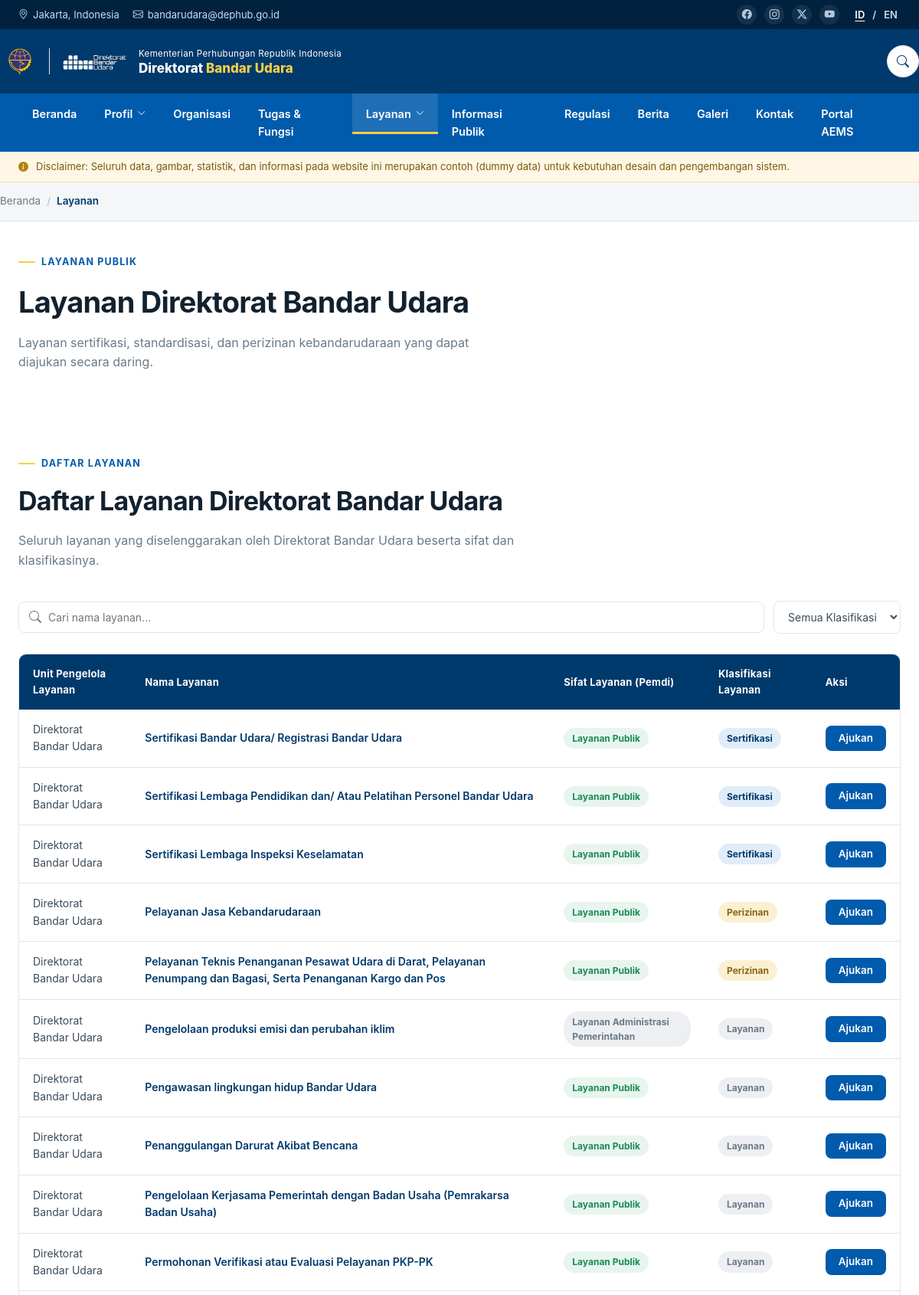
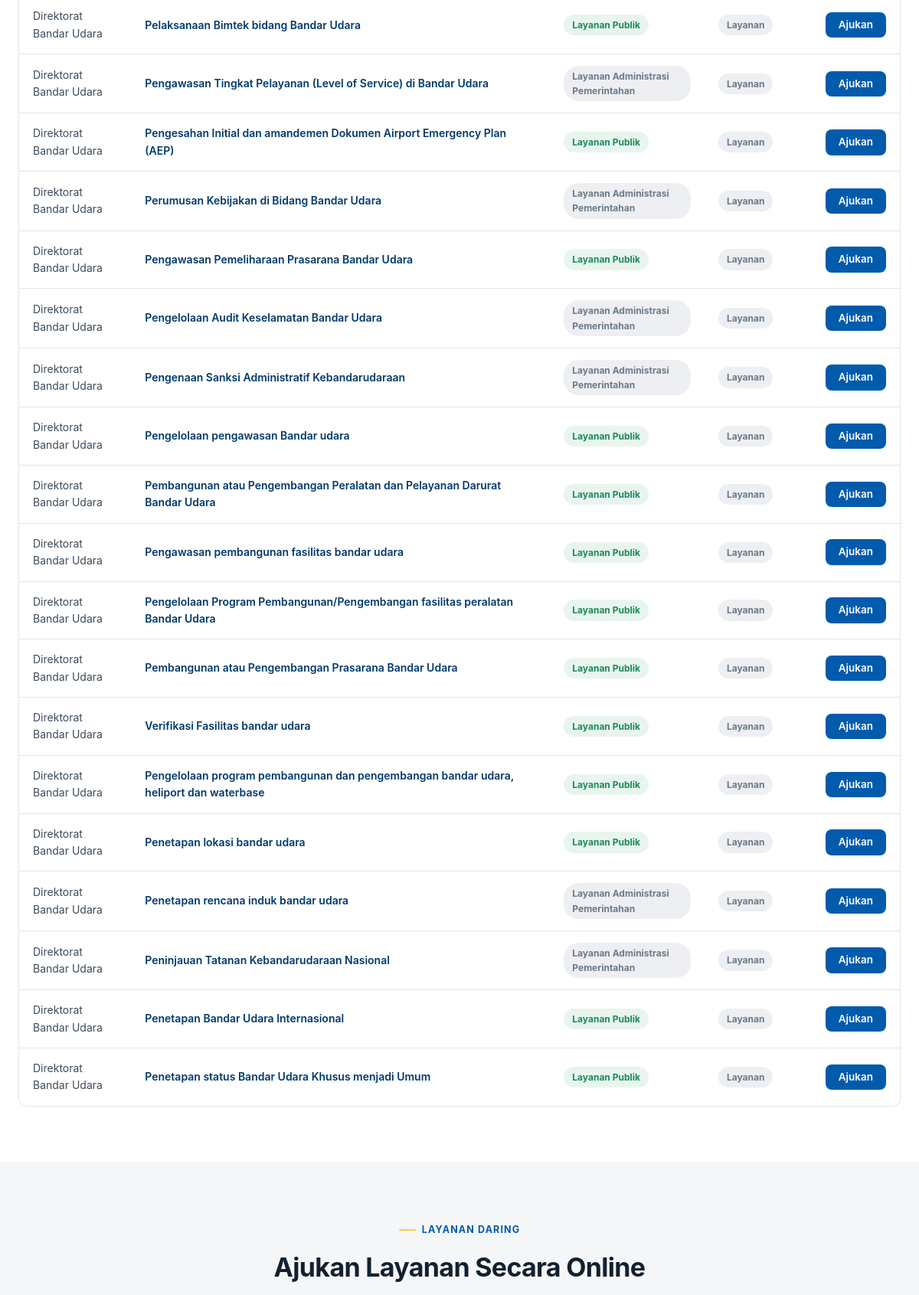
The app's page /frontend/pages/layanan.php (upper part) with its own data (2 pictures, top to bottom).
### tables this page shows
CREATE TABLE `menu_items` (
  `id` INT UNSIGNED AUTO_INCREMENT PRIMARY KEY,
  `location` ENUM('navbar','footer_quick','footer_service','social') NOT NULL DEFAULT 'navbar',
  `parent_id` INT UNSIGNED NULL,
  `label` VARCHAR(120) NOT NULL,
  `url` VARCHAR(255) NOT NULL DEFAULT '#',
  `icon` VARCHAR(80) NULL,
  `match_pages` VARCHAR(255) NULL,
  `is_external` TINYINT(1) NOT NULL DEFAULT 0,
  `sort` INT NOT NULL DEFAULT 0,
  `is_active` TINYINT(1) NOT NULL DEFAULT 1,
  KEY `idx_menu_loc` (`location`,`parent_id`,`sort`)
);

CREATE TABLE `page_meta` (
  `id` INT UNSIGNED AUTO_INCREMENT PRIMARY KEY,
  `page_key` VARCHAR(60) NOT NULL UNIQUE,
  `page_label` VARCHAR(120) NOT NULL,
  `meta_title` VARCHAR(200) NULL,
  `meta_description` VARCHAR(255) NULL,
  `eyebrow` VARCHAR(160) NULL,
  `heading` VARCHAR(200) NULL,
  `subtitle` TEXT NULL,
  `breadcrumb` VARCHAR(120) NULL
);

CREATE TABLE `sections` (
  `id` INT UNSIGNED AUTO_INCREMENT PRIMARY KEY,
  `page` VARCHAR(60) NOT NULL,
  `section_key` VARCHAR(80) NOT NULL,
  `label` VARCHAR(160) NOT NULL,
  `eyebrow` VARCHAR(160) NULL,
  `title` VARCHAR(255) NULL,
  `subtitle` TEXT NULL,
  `body` TEXT NULL,
  `is_active` TINYINT(1) NOT NULL DEFAULT 1,
  `sort` INT NOT NULL DEFAULT 0,
  UNIQUE KEY `uq_section` (`page`,`section_key`)
);

CREATE TABLE `services` (
  `id` INT UNSIGNED AUTO_INCREMENT PRIMARY KEY,
  `slug` VARCHAR(180) NOT NULL UNIQUE,
  `unit_pengelola` VARCHAR(160) NOT NULL DEFAULT 'Direktorat Bandar Udara',
  `name` VARCHAR(255) NOT NULL,
  `category` VARCHAR(40) NOT NULL DEFAULT 'layanan',
  `sifat` VARCHAR(120) NULL,
  `sifat_badge` VARCHAR(30) NOT NULL DEFAULT 'badge-success',
  `klasifikasi` VARCHAR(80) NULL,
  `klasifikasi_badge` VARCHAR(30) NOT NULL DEFAULT 'badge-gray',
  `icon` VARCHAR(80) NULL,
  `chip_label` VARCHAR(120) NULL,
  `description` TEXT NULL,
  `time_process` VARCHAR(120) NULL,
  `cost` VARCHAR(120) NULL,
  `validity` VARCHAR(120) NULL,
  `method` VARCHAR(120) NULL,
  `cta_label` VARCHAR(120) NULL,
  `cta_url` VARCHAR(255) NULL,
  `sort` INT NOT NULL DEFAULT 0,
  `is_active` TINYINT(1) NOT NULL DEFAULT 1
);

### frontend/bootstrap.php (called while the page is built, shortened)
<?php
require_once dirname(__DIR__) . '/shared/functions.php';
function url(string $path = ''): string
{
    $path = ltrim($path, '/');
    return FRONTEND_URL . '/' . $path;
}
function page_start(string $key, array $options = []): array
{
    $meta = page_meta($key);
    $ctx  = [
        'key'         => $key,
        'file'        => basename($_SERVER['SCRIPT_NAME'] ?? 'index.php'),
        'meta'        => $meta,
        'title'       => $options['title']       ?? ($meta['meta_title'] ?: setting('site_title')),
        'description' => $options['description'] ?? ($meta['meta_description'] ?: setting('site_description')),
        'breadcrumbs' => $options['breadcrumbs'] ?? [],
    ];
    return $meta;
}
function page_ctx(): array
{
    return $GLOBALS['dbu_page'];
}
function partial(string $name, array $vars = []): void
{
    extract($vars, EXTR_SKIP);
    include __DIR__ . '/partials/' . $name . '.php';
}

### shared/functions.php (called while the page is built, shortened)
<?php
require_once __DIR__ . '/db.php';
function e(?string $value): string
{
    return htmlspecialchars((string) $value, ENT_QUOTES | ENT_SUBSTITUTE, 'UTF-8');
}
function eurl(?string $value): string
{
    $value = trim((string) $value);
    return e($value);
}
function split_list(?string $value, string $sep = ','): array
{
    if (trim((string) $value) === '') {
        return [];
    }
    return array_values(array_filter(array_map('trim', explode($sep, $value)), fn($v) => $v !== ''));
}
function settings(): array
{
    static $cache = null;
    if ($cache === null) {
        $cache = [];
        foreach (db_all('SELECT setting_key, value FROM settings') as $row) {
            $cache[$row['setting_key']] = $row['value'];
        }
    }
    return $cache;
}
function setting(string $key, string $default = ''): string
{
    $all = settings();
    return isset($all[$key]) && $all[$key] !== null && $all[$key] !== '' ? $all[$key] : $default;
}
function page_meta(string $key): array
{
    $row = db_one('SELECT * FROM page_meta WHERE page_key = ?', [$key]);
    return $row ?: ['page_key' => $key, 'meta_title' => setting('site_title'), 'meta_description' => setting('site_description'),
                    'eyebrow' => null, 'heading' => null, 'subtitle' => null, 'breadcrumb' => null];
}
function sections(string $page): array
{
    static $cache = [];
    if (!isset($cache[$page])) {
        $cache[$page] = [];
        foreach (db_all('SELECT * FROM sections WHERE page = ? AND is_active = 1 ORDER BY sort', [$page]) as $row) {
            $cache[$page][$row['section_key']] = $row;
        }
    }
    return $cache[$page];
}
function menu_items(string $location): array
{
    static $cache = [];
    if (!isset($cache[$location])) {
        $rows = db_all(
            'SELECT * FROM menu_items WHERE location = ? AND is_active = 1 ORDER BY sort, id',
            [$location]
        );
        $tree = [];
        foreach ($rows as $row) {
            if ($row['parent_id'] === null) {
                $row['children'] = [];
                $tree[$row['id']] = $row;
            }
        }
        foreach ($rows as $row) {
            if ($row['parent_id'] !== null && isset($tree[$row['parent_id']])) {
                $tree[$row['parent_id']]['children'][] = $row;
            }
        }
        $cache[$location] = array_values($tree);
    }
    return $cache[$location];
}
function social_links(): array
{
    $map = [
        'social_facebook'  => ['bi-facebook', 'Facebook'],
        'social_instagram' => ['bi-instagram', 'Instagram'],
        'social_twitter'   => ['bi-twitter-x', 'Twitter'],
        'social_youtube'   => ['bi-youtube', 'YouTube'],
    ];
    $out = [];
    foreach ($map as $key => [$icon, $label]) {
        $url = setting($key);
        if ($url !== '') {
            $out[] = ['url' => $url, 'icon' => $icon, 'label' => $label];
        }
    }
    return $out;
}
function asset_url(?string $path): string
{
    $path = ltrim((string) $path, '/');
    return FRONTEND_URL . '/' . $path;
}

### shared/db.php (called while the page is built, shortened)
<?php
function db(): PDO
{
    static $pdo = null;
    if ($pdo instanceof PDO) {
        return $pdo;
    }
    $dsn = sprintf('mysql:host=%s;port=%s;dbname=%s;charset=utf8mb4', DB_HOST, DB_PORT, DB_NAME);
    try {
        $pdo = new PDO($dsn, DB_USER, DB_PASS, [
            PDO::ATTR_ERRMODE            => PDO::ERRMODE_EXCEPTION,
            PDO::ATTR_DEFAULT_FETCH_MODE => PDO::FETCH_ASSOC,
            PDO::ATTR_EMULATE_PREPARES   => false,
        ]);
    } catch (PDOException $e) {
        http_response_code(500);
        $detail = APP_DEBUG ? htmlspecialchars($e->getMessage(), ENT_QUOTES) : '';
        exit(
            '<div style="font-family:system-ui;max-width:640px;margin:80px auto;padding:28px;'
            . 'border:1px solid #E1E6EB;border-radius:12px;">'
            . '<h2 style="margin:0 0 10px;color:#00396B">Koneksi basis data gagal</h2>'
            . '<p style="color:#3B4B5A;line-height:1.6">Pastikan MySQL/MariaDB berjalan dan basis data '
            . '<code>' . DB_NAME . '</code> sudah dibuat. Jalankan <code>database/schema.sql</code> lalu '
            . '<code>database/seed.sql</code>.</p>'
            . ($detail ? '<pre style="background:#F5F6F8;padding:12px;border-radius:8px;overflow:auto">' . $detail . '</pre>' : '')
            . '</div>'
        );
    }
    return $pdo;
}
function db_all(string $sql, array $params = []): array
{
    $stmt = db()->prepare($sql);
    $stmt->execute($params);
    return $stmt->fetchAll();
}
function db_one(string $sql, array $params = []): ?array
{
    $stmt = db()->prepare($sql);
    $stmt->execute($params);
    $row = $stmt->fetch();
    return $row === false ? null : $row;
}

### frontend/pages/layanan.php (the view, shortened to what this page needs)
<?php
require_once dirname(__DIR__) . '/bootstrap.php';
$meta = page_start('layanan', ['breadcrumbs' => [['label' => 'Layanan']]]);
$services = db_all('SELECT * FROM services WHERE is_active = 1 ORDER BY sort, id');
$s        = sections('layanan');
partial('header');
partial('page-title', ['meta' => $meta]);
?>
<section class="section">
  <div class="container">
    <div class="section-head">
      <?php if (!empty($s['daftar']['eyebrow'])): ?><div class="eyebrow"><?= e($s['daftar']['eyebrow']) ?></div><?php endif; ?>
      <h2><?= e($s['daftar']['title'] ?? '') ?></h2>
      <?php if (!empty($s['daftar']['subtitle'])): ?><p><?= e($s['daftar']['subtitle']) ?></p><?php endif; ?>
    </div>
    <div class="filter-bar">
      <div class="grow">
        <i class="bi bi-search"></i>
        <input type="text" placeholder="Cari nama layanan..." data-svc-search>
      </div>
      <select data-svc-cat>
        <option value="all">Semua Klasifikasi</option>
      </select>
    </div>
    <div class="table-wrap">
      <table class="reg-table" data-svc-table>
        <thead>
          <tr><th>Unit Pengelola Layanan</th><th>Nama Layanan</th><th>Sifat Layanan (Pemdi)</th><th>Klasifikasi Layanan</th><th>Aksi</th></tr>
        </thead>
        <tbody>
          <?php foreach ($services as $svc): ?>
          <tr data-cat="<?= e($svc['category']) ?>">
            <td><?= e($svc['unit_pengelola']) ?></td>
            <td><a href="<?= e(url('pages/layanan-detail.php?slug=' . urlencode($svc['slug']))) ?>" style="color:var(--primary-dark);font-weight:600;"><?= e($svc['name']) ?></a></td>
            <td><span class="badge <?= e($svc['sifat_badge']) ?>"><?= e($svc['sifat']) ?></span></td>
            <td><span class="badge <?= e($svc['klasifikasi_badge']) ?>"><?= e($svc['klasifikasi']) ?></span></td>
            <td><button type="button" class="btn btn-primary btn-sm" data-svc-apply="<?= e($svc['name']) ?>">Ajukan</button></td>
          </tr>
          <?php endforeach; ?>
        </tbody>
      </table>
    </div>
  </div>
</section>
<section class="section section-alt" id="online">
  <div class="container">
    <div class="section-head center">
      <?php if (!empty($s['online']['eyebrow'])): ?><div class="eyebrow" style="justify-content:center"><?= e($s['online']['eyebrow']) ?></div><?php endif; ?>
      <h2><?= e($s['online']['title'] ?? '') ?></h2>
    </div>
  </div>
</section>

### frontend/partials/header.php (shortened to what this page needs)
<?php
$ctx  = page_ctx();
$navs = menu_items('navbar');
$currentFile = $ctx['file'];
?>
<!DOCTYPE html>
<html lang="id">
<head>
<link rel="stylesheet" href="https://cdnjs.cloudflare.com/ajax/libs/bootstrap-icons/1.11.3/font/bootstrap-icons.min.css">
<link rel="stylesheet" href="<?= e(url('css/style.css')) ?>">
</head>
<body>
<div class="topbar">
  <div class="container">
    <div class="topbar-left">
      <span class="hide-sm"><i class="bi bi-geo-alt"></i> <?= e(setting('contact_city')) ?></span>
      <span class="hide-sm"><i class="bi bi-envelope"></i> <?= e(setting('contact_email')) ?></span>
    </div>
    <div class="topbar-right">
      <div class="social-mini">
        <?php foreach (social_links() as $s): ?>
        <a href="<?= eurl($s['url']) ?>" aria-label="<?= e($s['label']) ?>"><i class="bi <?= e($s['icon']) ?>"></i></a>
        <?php endforeach; ?>
      </div>
      <div class="lang-switch"><button class="active">ID</button><span>/</span><button>EN</button></div>
    </div>
  </div>
</div>
<div class="sticky-stack">
  <header class="header">
    <div class="container brandrow">
      <a href="<?= e(url('index.php')) ?>" class="brand">
        <div class="brand-logos">
          <div class="logo-badge">
            <img src="<?= e(asset_url(setting('logo_primary', 'assets/images/kemenhub.png'))) ?>" alt="Logo Kementerian Perhubungan">
          </div>
          <div class="logo-badge small">
            <img src="<?= e(asset_url(setting('logo_secondary', 'assets/images/logo-dbu.png'))) ?>" alt="Logo Direktorat Bandar Udara">
          </div>
        </div>
        <div class="brand-text">
          <div class="kop"><?= e(setting('brand_kop')) ?></div>
          <div class="name"><?= e(setting('brand_name')) ?> <span><?= e(setting('brand_name_accent')) ?></span></div>
        </div>
      </a>
      <div class="header-actions">
        <button class="icon-btn" data-search-toggle aria-label="Cari"><i class="bi bi-search"></i></button>
      </div>
    </div>
  </header>
  <nav class="navbar">
    <div class="container">
      <ul class="navlist">
        <?php foreach ($navs as $item):
            $match  = split_list($item['match_pages'], ' ');
            $active = $match && in_array($currentFile, $match, true);
        ?>
        <li<?= $active ? ' class="active"' : '' ?>>
          <a href="<?= e($item['is_external'] ? $item['url'] : url($item['url'])) ?>"<?= $item['is_external'] ? ' target="_blank" rel="noopener"' : '' ?>>
            <?= e($item['label']) ?><?= $item['children'] ? ' <i class="bi bi-chevron-down" style="font-size:11px"></i>' : '' ?>
          </a>
        </li>
        <?php endforeach; ?>
      </ul>
    </div>
  </nav>
  <?php if (setting('disclaimer_active', '1') === '1' && setting('disclaimer_text') !== ''): ?>
  <div class="disclaimer">
    <div class="container">
      <i class="bi bi-info-circle-fill"></i>
      <span><?= e(setting('disclaimer_text')) ?></span>
    </div>
  </div>
  <?php endif; ?>
</div>
<?php if (!empty($ctx['breadcrumbs'])): ?>
<div class="breadcrumb-bar">
  <div class="container breadcrumb">
    <a href="<?= e(url('index.php')) ?>">Beranda</a>
    <?php foreach ($ctx['breadcrumbs'] as $i => $crumb):
        $last = $i === count($ctx['breadcrumbs']) - 1; ?>
      <span class="sep">/</span>
      <?php if (!$last && !empty($crumb['url'])): ?>
        <a href="<?= e(url($crumb['url'])) ?>"><?= e($crumb['label']) ?></a>
      <?php else: ?>
        <span class="current"><?= e($crumb['label']) ?></span>
      <?php endif; ?>
    <?php endforeach; ?>
  </div>
</div>
<?php endif; ?>

### frontend/partials/page-title.php (shortened to what this page needs)
<div class="page-title-block">
  <div class="container">
    <?php if (!empty($meta['eyebrow'])): ?><div class="eyebrow"><?= e($meta['eyebrow']) ?></div><?php endif; ?>
    <h1><?= e($meta['heading']) ?></h1>
    <?php if (!empty($meta['subtitle'])): ?><p><?= e($meta['subtitle']) ?></p><?php endif; ?>
  </div>
</div>

### records on screen
menu_items: label "Beranda"
menu_items: label "Profil"
menu_items: label "Organisasi"
menu_items: label "Tugas & Fungsi"
menu_items: label "Layanan"
menu_items: label "Informasi Publik"
menu_items: label "Regulasi"
menu_items: label "Berita"
menu_items: label "Galeri"
menu_items: label "Kontak"
menu_items: label "Portal AEMS"
page_meta: eyebrow "LAYANAN PUBLIK", heading "Layanan Direktorat Bandar Udara", subtitle "Layanan sertifikasi, standardisasi, dan perizinan kebandarudaraan yang dapat diajukan secara daring."
sections: eyebrow "DAFTAR LAYANAN", title "Daftar Layanan Direktorat Bandar Udara", subtitle "Seluruh layanan yang diselenggarakan oleh Direktorat Bandar Udara beserta sifat dan klasifikasinya."
services: unit_pengelola "Direktorat Bandar Udara", name "Sertifikasi Bandar Udara/ Registrasi Bandar Udara", sifat "Layanan Publik", klasifikasi "Sertifikasi"
services: unit_pengelola "Direktorat Bandar Udara", name "Sertifikasi Lembaga Pendidikan dan/ Atau Pelatihan Personel Bandar Udara", sifat "Layanan Publik", klasifikasi "Sertifikasi"
services: unit_pengelola "Direktorat Bandar Udara", name "Sertifikasi Lembaga Inspeksi Keselamatan", sifat "Layanan Publik", klasifikasi "Sertifikasi"
services: unit_pengelola "Direktorat Bandar Udara", name "Pelayanan Jasa Kebandarudaraan", sifat "Layanan Publik", klasifikasi "Perizinan"
services: unit_pengelola "Direktorat Bandar Udara", name "Pelayanan Teknis Penanganan Pesawat Udara di Darat, Pelayanan Penumpang dan Bagasi, Serta Penanganan Kargo dan Pos", sifat "Layanan Publik", klasifikasi "Perizinan"
services: unit_pengelola "Direktorat Bandar Udara", name "Pengelolaan produksi emisi dan perubahan iklim", sifat "Layanan Administrasi Pemerintahan", klasifikasi "Layanan"
services: unit_pengelola "Direktorat Bandar Udara", name "Pengawasan lingkungan hidup Bandar Udara", sifat "Layanan Publik", klasifikasi "Layanan"
services: unit_pengelola "Direktorat Bandar Udara", name "Penanggulangan Darurat Akibat Bencana", sifat "Layanan Publik", klasifikasi "Layanan"
services: unit_pengelola "Direktorat Bandar Udara", name "Pengelolaan Kerjasama Pemerintah dengan Badan Usaha (Pemrakarsa Badan Usaha)", sifat "Layanan Publik", klasifikasi "Layanan"
services: unit_pengelola "Direktorat Bandar Udara", name "Permohonan Verifikasi atau Evaluasi Pelayanan PKP-PK", sifat "Layanan Publik", klasifikasi "Layanan"
services: unit_pengelola "Direktorat Bandar Udara", name "Pelaksanaan Bimtek bidang Bandar Udara", sifat "Layanan Publik", klasifikasi "Layanan"
services: unit_pengelola "Direktorat Bandar Udara", name "Pengawasan Tingkat Pelayanan (Level of Service) di Bandar Udara", sifat "Layanan Administrasi Pemerintahan", klasifikasi "Layanan"
services: unit_pengelola "Direktorat Bandar Udara", name "Pengesahan Initial dan amandemen Dokumen Airport Emergency Plan (AEP)", sifat "Layanan Publik", klasifikasi "Layanan"
services: unit_pengelola "Direktorat Bandar Udara", name "Perumusan Kebijakan di Bidang Bandar Udara", sifat "Layanan Administrasi Pemerintahan", klasifikasi "Layanan"
services: unit_pengelola "Direktorat Bandar Udara", name "Pengawasan Pemeliharaan Prasarana Bandar Udara", sifat "Layanan Publik", klasifikasi "Layanan"
services: unit_pengelola "Direktorat Bandar Udara", name "Pengelolaan Audit Keselamatan Bandar Udara", sifat "Layanan Administrasi Pemerintahan", klasifikasi "Layanan"
services: unit_pengelola "Direktorat Bandar Udara", name "Pengenaan Sanksi Administratif Kebandarudaraan", sifat "Layanan Administrasi Pemerintahan", klasifikasi "Layanan"
services: unit_pengelola "Direktorat Bandar Udara", name "Pengelolaan pengawasan Bandar udara", sifat "Layanan Publik", klasifikasi "Layanan"
services: unit_pengelola "Direktorat Bandar Udara", name "Pembangunan atau Pengembangan Peralatan dan Pelayanan Darurat Bandar Udara", sifat "Layanan Publik", klasifikasi "Layanan"
services: unit_pengelola "Direktorat Bandar Udara", name "Pengawasan pembangunan fasilitas bandar udara", sifat "Layanan Publik", klasifikasi "Layanan"
services: unit_pengelola "Direktorat Bandar Udara", name "Pengelolaan Program Pembangunan/Pengembangan fasilitas peralatan Bandar Udara", sifat "Layanan Publik", klasifikasi "Layanan"
services: unit_pengelola "Direktorat Bandar Udara", name "Pembangunan atau Pengembangan Prasarana Bandar Udara", sifat "Layanan Publik", klasifikasi "Layanan"
services: unit_pengelola "Direktorat Bandar Udara", name "Verifikasi Fasilitas bandar udara", sifat "Layanan Publik", klasifikasi "Layanan"
services: unit_pengelola "Direktorat Bandar Udara", name "Pengelolaan program pembangunan dan pengembangan bandar udara, heliport dan waterbase", sifat "Layanan Publik", klasifikasi "Layanan"
services: unit_pengelola "Direktorat Bandar Udara", name "Penetapan lokasi bandar udara", sifat "Layanan Publik", klasifikasi "Layanan"
services: unit_pengelola "Direktorat Bandar Udara", name "Penetapan rencana induk bandar udara", sifat "Layanan Administrasi Pemerintahan", klasifikasi "Layanan"
services: unit_pengelola "Direktorat Bandar Udara", name "Peninjauan Tatanan Kebandarudaraan Nasional", sifat "Layanan Administrasi Pemerintahan", klasifikasi "Layanan"
services: unit_pengelola "Direktorat Bandar Udara", name "Penetapan Bandar Udara Internasional", sifat "Layanan Publik", klasifikasi "Layanan"
services: unit_pengelola "Direktorat Bandar Udara", name "Penetapan status Bandar Udara Khusus menjadi Umum", sifat "Layanan Publik", klasifikasi "Layanan"
sections: eyebrow "LAYANAN DARING", title "Ajukan Layanan Secara Online"

### other values on screen
setting('contact_city') "Jakarta, Indonesia"
setting('contact_email') "bandarudara@dephub.go.id"
setting('brand_kop') "Kementerian Perhubungan Republik Indonesia"
setting('brand_name') "Direktorat"
setting('brand_name_accent') "Bandar Udara"
setting('disclaimer_text') "Disclaimer: Seluruh data, gambar, statistik, dan informasi pada website ini merupakan contoh (dummy data) untuk kebutuhan desain dan pengembangan sistem."
$crumb['label'] "Layanan"
